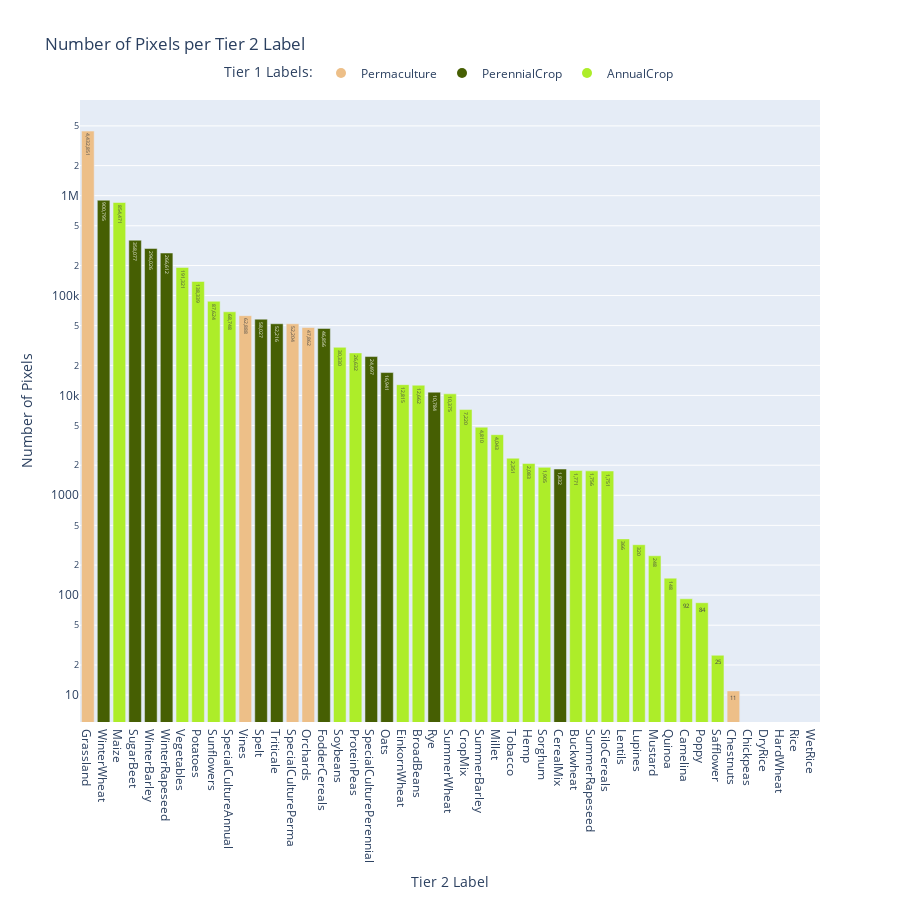

The notebook cell saved with this chart:
### Code cell
tier2_keys = [i for i in pixels_by_tier_category['tier2'].keys() if i != 0]
tier2_labels = [f"{dataset_info['tier2'][i]}" for i in tier2_keys]
tier2_pixels = [pixels_by_tier_category['tier2'][i] for i in tier2_keys]
tier2_to_tier1 = [dataset_info['tier2_to_tier1'][i] for i in tier2_keys]

tier2_data = pd.DataFrame({
    'tier2_label': tier2_labels,
    'count': tier2_pixels,
    'tier1_label': [dataset_info['tier1'][tier1_index] for tier1_index in tier2_to_tier1]
})
tier2_data = tier2_data.sort_values(by='count', ascending=False)

# Create a unique color for each tier1 category
random.seed(9)
color_map = {tier: f'rgba({random.randint(0, 255)}, {random.randint(0, 255)}, {random.randint(0, 255)}, 1)' for tier in tier2_data['tier1_label'].unique()}
bar_colors = tier2_data['tier1_label'].map(color_map)

fig = go.Figure()

fig.add_trace(go.Bar(
    x=tier2_data['tier2_label'],
    y=tier2_data['count'],
    marker_color=bar_colors,
    text=[f"{count:,}" for tier2, count in zip(tier2_data['tier2_label'], tier2_data['count'])],
    showlegend=False  # Hide the bar trace from the legend
))

fig.update_traces(
    hovertemplate="<b>%{x}</b><br>Count: %{y}<br>Tier 1: %{text}"
)

legend_items = [go.Scatter(
    x=[None], y=[None],
    mode='markers',
    marker=dict(size=10, color=color),
    legendgroup=tier,
    showlegend=True,
    name=tier
) for tier, color in color_map.items()]

for item in legend_items:
    fig.add_trace(item)

fig.update_layout(
    title="Number of Pixels per Tier 2 Label",
    xaxis_title="Tier 2 Label",
    yaxis_title="Number of Pixels",
    yaxis_type="log",
    height=900,
    showlegend=True,
    legend=dict(
        title="Tier 1 Labels:",
        orientation="h",  # Horizontal orientation
        yanchor="bottom",
        y=1.02,
        xanchor="center",
        x=0.5
    )
)

fig.write_image("../assets/ZueriCrop_2.0_Seasonality_Tier_2_Class_Distribution.pdf", width=1200, height=600)

fig.show()

### Figure 1 — Plotly figure (JSON) as saved in the notebook; plotly's stock layout.template omitted (floating-point values rounded to 4 significant figures)
{"data": [{"hovertemplate": "<b>%{x}</b><br>Count: %{y}<br>Tier 1: %{text}", "marker": {"color": ["rgba(237, 191, 136, 1)", "rgba(70, 95, 3, 1)", "rgba(173, 237, 41, 1)", "rgba(70, 95, 3, 1)", "rgba(70, 95, 3, 1)", "rgba(70, 95, 3, 1)", "rgba(173, 237, 41, 1)", "rgba(173, 237, 41, 1)", "rgba(173, 237, 41, 1)", "rgba(173, 237, 41, 1)", "rgba(237, 191, 136, 1)", "rgba(70, 95, 3, 1)", "rgba(70, 95, 3, 1)", "rgba(237, 191, 136, 1)", "rgba(237, 191, 136, 1)", "rgba(70, 95, 3, 1)", "rgba(173, 237, 41, 1)", "rgba(173, 237, 41, 1)", "rgba(70, 95, 3, 1)", "rgba(70, 95, 3, 1)", "rgba(173, 237, 41, 1)", "rgba(173, 237, 41, 1)", "rgba(70, 95, 3, 1)", "rgba(173, 237, 41, 1)", "rgba(173, 237, 41, 1)", "rgba(173, 237, 41, 1)", "rgba(173, 237, 41, 1)", "rgba(173, 237, 41, 1)", "rgba(173, 237, 41, 1)", "rgba(173, 237, 41, 1)", "rgba(70, 95, 3, 1)", "rgba(173, 237, 41, 1)", "rgba(173, 237, 41, 1)", "rgba(173, 237, 41, 1)", "rgba(173, 237, 41, 1)", "rgba(173, 237, 41, 1)", "rgba(173, 237, 41, 1)", "rgba(173, 237, 41, 1)", "rgba(173, 237, 41, 1)", "rgba(173, 237, 41, 1)", "rgba(173, 237, 41, 1)", "rgba(237, 191, 136, 1)", "rgba(173, 237, 41, 1)", "rgba(173, 237, 41, 1)", "rgba(173, 237, 41, 1)", "rgba(173, 237, 41, 1)", "rgba(173, 237, 41, 1)"]}, "showlegend": false, "text": ["4,432,851", "900,795", "854,471", "358,077", "296,026", "266,612", "191,321", "138,339", "87,624", "68,748", "62,888", "58,027", "52,216", "52,204", "47,862", "46,856", "30,330", "26,632", "24,497", "16,941", "12,815", "12,662", "10,784", "10,375", "7,220", "4,810", "4,043", "2,351", "2,083", "1,905", "1,832", "1,771", "1,756", "1,751", "366", "320", "248", "148", "92", "84", "25", "11", "0", "0", "0", "0", "0"], "type": "bar", "x": ["Grassland", "WinterWheat", "Maize", "SugarBeet", "WinterBarley", "WinterRapeseed", "Vegetables", "Potatoes", "Sunflowers", "SpecialCultureAnnual", "Vines", "Spelt", "Triticale", "SpecialCulturePerma", "Orchards", "FodderCereals", "Soybeans", "ProteinPeas", "SpecialCulturePerennial", "Oats", "EinkornWheat", "BroadBeans", "Rye", "SummerWheat", "CropMix", "SummerBarley", "Millet", "Tobacco", "Hemp", "Sorghum", "CerealMix", "Buckwheat", "SummerRapeseed", "SiloCereals", "Lentils", "Lupines", "Mustard", "Quinoa", "Camelina", "Poppy", "Safflower", "Chestnuts", "Chickpeas", "DryRice", "HardWheat", "Rice", "WetRice"], "y": [4432851, 900795, 854471, 358077, 296026, 266612, 191321, 138339, 87624, 68748, 62888, 58027, 52216, 52204, 47862, 46856, 30330, 26632, 24497, 16941, 12815, 12662, 10784, 10375, 7220, 4810, 4043, 2351, 2083, 1905, 1832, 1771, 1756, 1751, 366, 320, 248, 148, 92, 84, 25, 11, 0, 0, 0, 0, 0]}, {"legendgroup": "Permaculture", "marker": {"color": "rgba(237, 191, 136, 1)", "size": 10}, "mode": "markers", "name": "Permaculture", "showlegend": true, "type": "scatter", "x": [null], "y": [null]}, {"legendgroup": "PerennialCrop", "marker": {"color": "rgba(70, 95, 3, 1)", "size": 10}, "mode": "markers", "name": "PerennialCrop", "showlegend": true, "type": "scatter", "x": [null], "y": [null]}, {"legendgroup": "AnnualCrop", "marker": {"color": "rgba(173, 237, 41, 1)", "size": 10}, "mode": "markers", "name": "AnnualCrop", "showlegend": true, "type": "scatter", "x": [null], "y": [null]}], "layout": {"height": 900, "legend": {"orientation": "h", "title": {"text": "Tier 1 Labels:"}, "x": 0.5, "xanchor": "center", "y": 1.02, "yanchor": "bottom"}, "showlegend": true, "title": {"text": "Number of Pixels per Tier 2 Label"}, "xaxis": {"title": {"text": "Tier 2 Label"}}, "yaxis": {"title": {"text": "Number of Pixels"}, "type": "log"}}}
